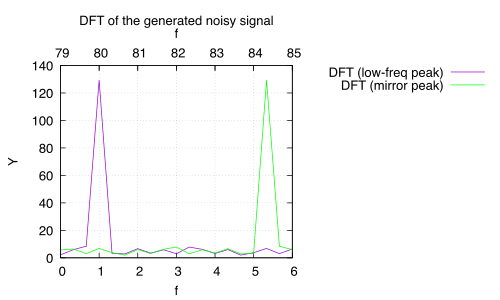

Here is the gnuplot script that generated this plot:
set terminal pdfcairo enhanced font "Helvetica,14"
set output "dftnoisysignal.pdf"

set title "DFT of the generated noisy signal"
set xlabel "f"
set xrange [0:6]
set ylabel "Y"
set grid
set key outside

set x2label "f"
set x2range [79:85]
set x2tics

plot \
    "dftnoisysignal.dat" using 2:3 with lines title "DFT (low-freq peak)" axes x1y1, \
    "dftnoisysignal.dat" using 2:3 with lines title "DFT (mirror peak)" axes x2y1 lc rgb "green"
